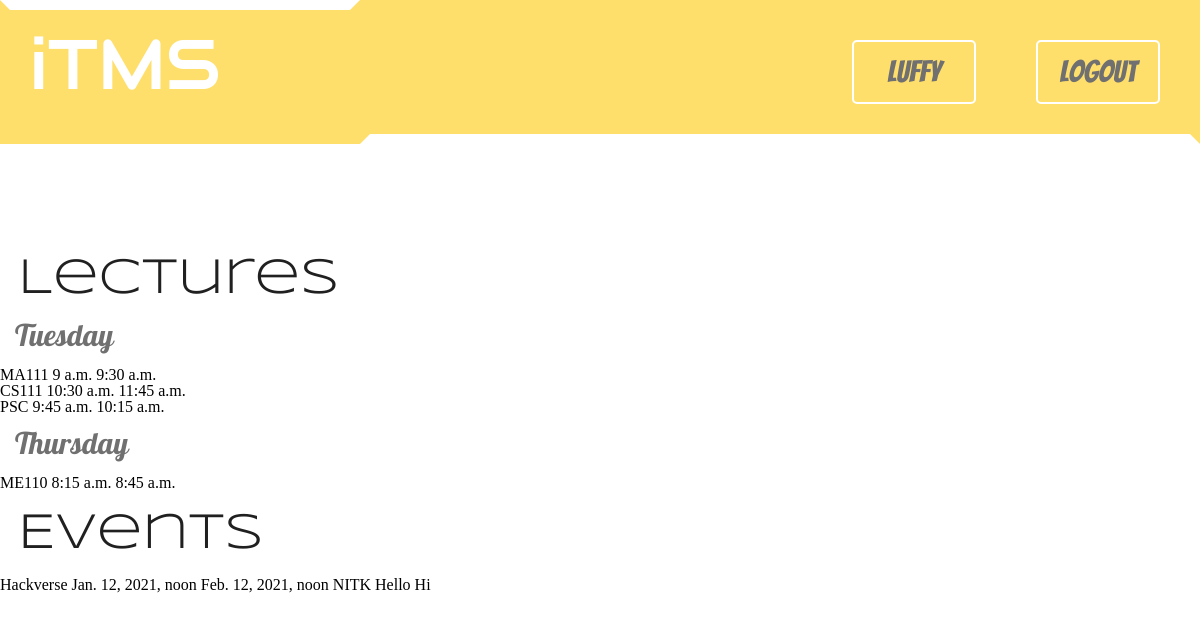
The page /sections/home/ (signed in) on the database its author committed.
### accounts/models.py (models this page shows, shortened)
class Account(AbstractBaseUser):
    username = models.CharField(max_length=30, blank=False, null=False, unique=True)
    email = models.EmailField(unique=True)
    first_name = models.CharField(max_length=30, blank=False, null=False)
    last_name = models.CharField(max_length=30, blank=False, null=False)
    section = models.ForeignKey(Section, blank=True, null= True, on_delete=models.DO_NOTHING, related_name='students')
    is_cr = models.BooleanField(default=False, verbose_name="Is CR")
    created_at = models.DateTimeField(auto_now_add=True)
    updated_at = models.DateTimeField(auto_now=True)
    is_active = models.BooleanField(default=True)
    is_staff = models.BooleanField(default=True)
    is_admin = models.BooleanField(default=False)
    USERNAME_FIELD = 'username'
    REQUIRED_FIELDS = [
        'email',
        'first_name',
        'last_name',
    ]
    objects = AccountManager()

### lectures/models.py (models this page shows)
class Lecture(models.Model):
    id = models.AutoField(primary_key=True)
    subject = models.CharField(max_length=30, blank=False, null=False)
    starts_at = models.TimeField(blank=False, null=False)
    ends_at = models.TimeField(blank=False, null=False)
    day = models.CharField(max_length=10, choices=Days.choices)
    section = models.ForeignKey(Section, blank=False, null=False, on_delete=models.CASCADE, related_name='lectures')

### events/models.py (models this page shows)
class Event(models.Model):
    id = models.AutoField(primary_key=True)
    name = models.CharField(max_length=30, blank=False, null=False)
    starts_at = models.DateTimeField(blank=False, null=False)
    ends_at = models.DateTimeField(blank=False, null=False)
    venue = models.CharField(max_length=100, blank=False, null=False)
    desc = models.TextField(max_length=300, verbose_name="Description", blank=False, null=False)
    section = models.ForeignKey(Section, blank=False, null=True, on_delete=models.CASCADE, related_name='events')

### sections/views.py (the view)
# urls.py: url('home/', views.home, name='home_path'),
@login_required(login_url='accounts:login_path')
def home(request):
    section = request.user.section
    lectures = None
    events = None
    if section:
        events = section.events.order_by('starts_at')
        order = ['Monday', 'Tuesday', 'Wednesday', 'Thursday', 'Friday', 'Saturday', 'Sunday']
        qs = Lecture.objects.filter(section=section)
        lectures = sorted(qs, key=lambda l: order.index(l.day))
    return render(request, 'sections/home.html', {
        'section': section,
        'lectures': lectures,
        'events': events,
    })

### sections/templates/sections/home.html (shortened to what this page needs)
{% extends 'base_layout.html' %}
{% block body %}
    <h1>Routine</h1>
    {% if not section %}
        <h5>Section not found!</h5>
        <P>Sorry, you haven't been added to any of the sections yet. Please wait for some time or cantact the system admin.</P>
    {% else %}
        {% if lectures %}
            <h2>Lectures</h2>
            {% firstof "NULL" as day %}
            {% for lecture in lectures %}
                {% if day != lecture.day %}
                    {% firstof lecture.day as day %}
                    <h3>{{ day }}</h3>
                {% endif %}
                {{ lecture.subject }}
                {{ lecture.starts_at }}
                {{ lecture.ends_at }}
                <br>
            {% endfor %}
        {% endif %}
        {% if events %}
            <h2>Events</h2>
            {% for event in events %}
                {{ event.name }}
                {{ event.starts_at }}
                {{ event.ends_at }}
                {{ event.venue }}
                {{ event.desc }}
                <br>
            {% endfor %}
        {% endif %}
    {% endif %}
{% endblock %}

### templates/base_layout.html (shortened to what this page needs)
{% load static %}
<!DOCTYPE html>
<html lang="en">
    <head>
        <link rel="stylesheet" href="{% static 'css/main.css' %}">
    </head>
    <body>
        <header>
            <div class="logo">
                <a href="{% url 'landing_path' %}"><h1>iTMS</h1></a>
            </div>
            <nav>
                <ul>
                    {% if user.is_authenticated %}
                        <li class="info">{{ request.user.username }}</li>
                        <a href="{% url 'accounts:logout_path' %}"><li><span class="action">Logout</span></li></a>
                    {% else %}
                        <a href="{% url 'accounts:login_path' %}" class="login"><li><span class="action">Login</span></li></a>
                        <a href="{% url 'accounts:signup_path' %}" class="signup"><li><span class="action">Signup</span></li></a>
                    {% endif %}
                </ul>
            </nav>
        </header>
        {% block body %}
        {% endblock %}
    </body>
</html>

### assets/css/main.css (style rules this page uses)
html, body, div, span, applet, object, iframe, h1, h2, h3, h4, h5, h6, p, blockquote, pre, a, abbr, acronym, address, big, cite, code, del, dfn, em, img, ins, kbd, q, s, samp, small, strike, strong, sub, sup, tt, var, b, u, i, center, dl, dt, dd, ol, ul, li, fieldset, form, label, legend, table, caption, tbody, tfoot, thead, tr, th, td, article, aside, canvas, details, embed, figure, figcaption, footer, header, hgroup, menu, nav, output, ruby, section, summary, time, mark, audio, video { margin: 0; padding: 0; border: 0; font-size: 100%; font: inherit; vertical-align: baseline; }
article, aside, details, figcaption, figure, footer, header, hgroup, menu, nav, section { display: block; }
body { line-height: 1; }
ol, ul { list-style: none; }
a:link, a:visited { text-decoration: none; }
:root { --black: #202020; --dark-grey: #3f3f3f; --grey: #707070; --yellow: #ffdf6c; --white: #ffffff; }
h1 { font-family: Audiowide; font-size: 70px; margin: 20px; color: var(--white); }
h2 { font-family: Syncopate; font-size: 50px; margin: 18px; color: var(--black) }
h3 { font-family: Pattaya; margin: 15px; font-size: 30px; color: var(--grey); }
nav ul { display: flex; justify-content: center; align-items: center; }
nav li { display: block; padding: 15px 0; margin: 30px 30px; width: 300px; border: 2px solid var(--white); border-radius: 5px; font-family: Shadows; font-size: 20px; color: var(--grey); text-align: center; }
nav li .action { font-size: 30px; font-family: Bangers; }
header { background: var(--yellow); display: grid; grid-template-columns: 30vw 70vw; }
header nav { display: flex; justify-content: flex-end; border: 10px solid transparent; border-bottom-color: var(--white) }
header nav li { width: 120px; }
.logo { border: 10px solid transparent; border-top-color: var(--white) }
header li.info { font-size: 30px; font-family: Bangers; }

### rows shown on the page
Account: user.username "Luffy"
Lecture: day "Tuesday", subject "MA111", starts_at "9 a.m.", ends_at "9:30 a.m."
Lecture: subject "CS111", starts_at "10:30 a.m.", ends_at "11:45 a.m."
Lecture: subject "PSC", starts_at "9:45 a.m.", ends_at "10:15 a.m."
Lecture: day "Thursday", subject "ME110", starts_at "8:15 a.m.", ends_at "8:45 a.m."
Event: name "Hackverse", starts_at "Jan. 12, 2021, noon", ends_at "Feb. 12, 2021, noon", venue "NITK", desc "Hello Hi"
